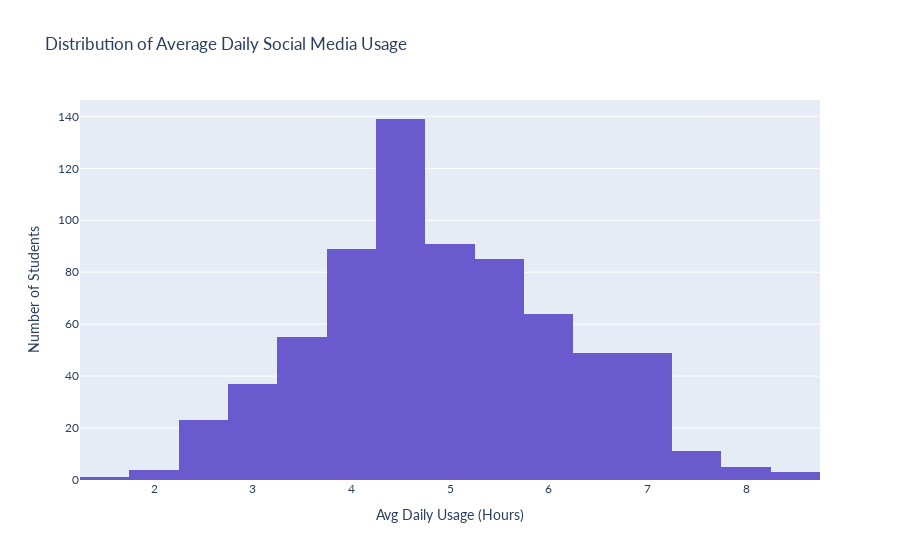

The notebook cell saved with this chart:
### Markdown cell above
## 5. Average daily social media usage in hours
Here’s the million-scroll question: **How many hours a day are students glued to social media?**

Spoiler alert: it’s… a lot.

This variable tells us how deep we are into the attention economy- whether we’re looking at casual scrollers, committed content zombies, or folks who need a Screen Time intervention. It’s the behavioral backbone of this dataset and a potential predictor of everything from sleep disruption to academic slippage.

Let’s break down how long students are actually staying online- and who might be one notification away from burnout.

### Code cell
# Define bins and labels
bins = [0, 2, 4, 6, 8, 10]
labels = ['0–2 hrs', '2–4 hrs', '4–6 hrs', '6–8 hrs', '8–10 hrs']

# Bin the usage hours
student_df['usage_bin'] = pd.cut(student_df['avg_daily_usage_hours'], bins = bins, labels = labels, right = False)

# Get value counts of binned usage
usage_counts_binned = student_df['usage_bin'].value_counts().sort_index()

# Print the binned value counts
print("Average Daily Usage:")
print(usage_counts_binned)

# Plot figure
fig = px.histogram(
    student_df,
    x = 'avg_daily_usage_hours',
    nbins = 30,
    title = 'Distribution of Average Daily Social Media Usage',
    color_discrete_sequence = ['#6A5ACD']
)

fig.update_layout(
    xaxis_title = 'Avg Daily Usage (Hours)',
    yaxis_title = 'Number of Students',
    font = dict(family = 'Lato, sans-serif')
)

fig.show()

### Figure 1 — Plotly figure (JSON) as saved in the notebook; plotly's stock layout.template omitted (floating-point values rounded to 4 significant figures; data arrays with more than 128 entries replaced by an {"elided": "..."} marker saying what was removed)
{"data": [{"alignmentgroup": "True", "bingroup": "x", "hovertemplate": "avg_daily_usage_hours=%{x}<br>count=%{y}<extra></extra>", "legendgroup": "", "marker": {"color": "#6A5ACD"}, "name": "", "nbinsx": 30, "offsetgroup": "", "orientation": "v", "showlegend": false, "type": "histogram", "x": {"elided": "705 float values"}, "xaxis": "x", "yaxis": "y"}], "layout": {"barmode": "relative", "font": {"family": "Lato, sans-serif"}, "legend": {"tracegroupgap": 0}, "title": {"text": "Distribution of Average Daily Social Media Usage"}, "xaxis": {"anchor": "y", "domain": [0, 1], "title": {"text": "Avg Daily Usage (Hours)"}}, "yaxis": {"anchor": "x", "domain": [0, 1], "title": {"text": "Number of Students"}}}}
